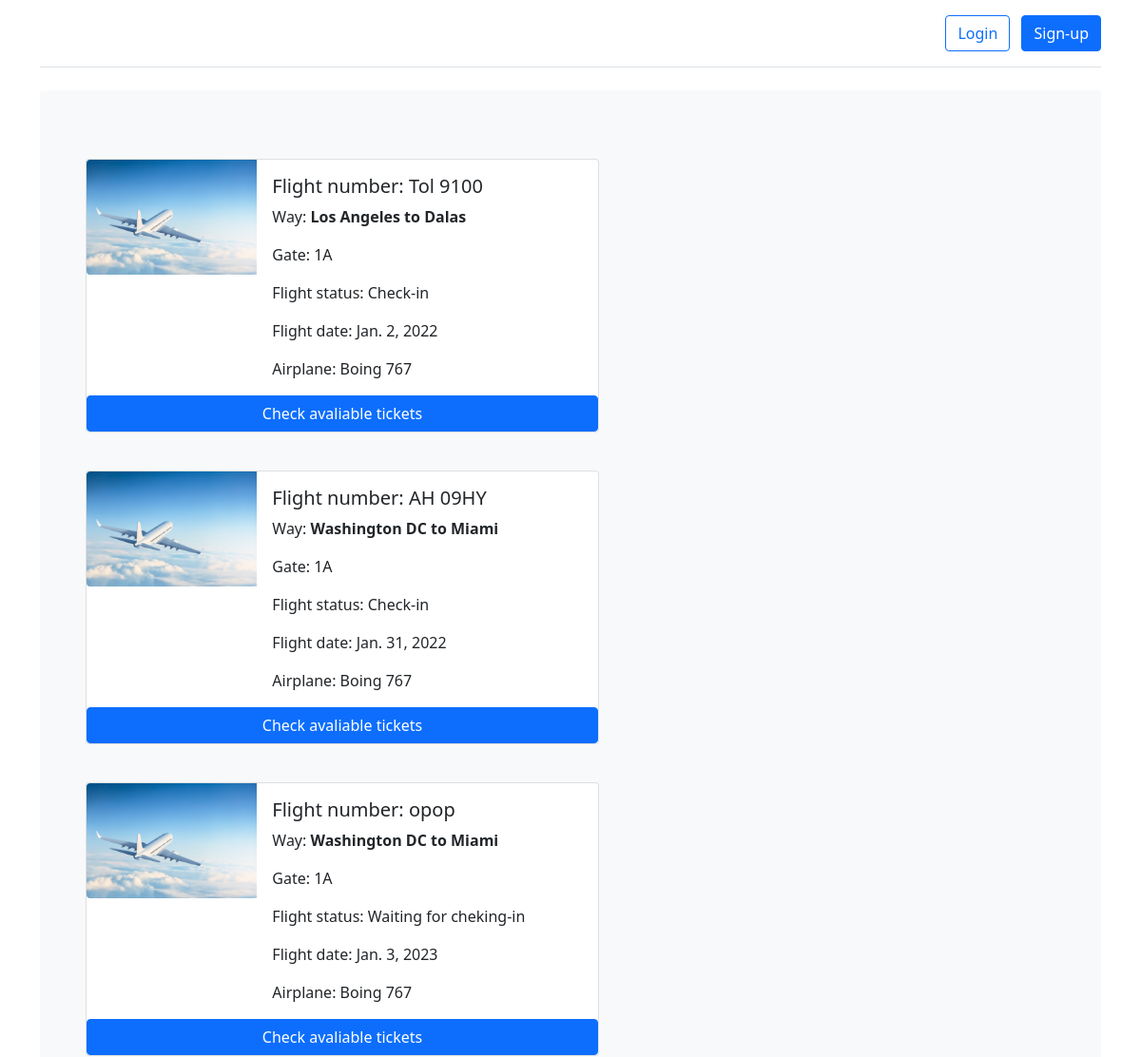
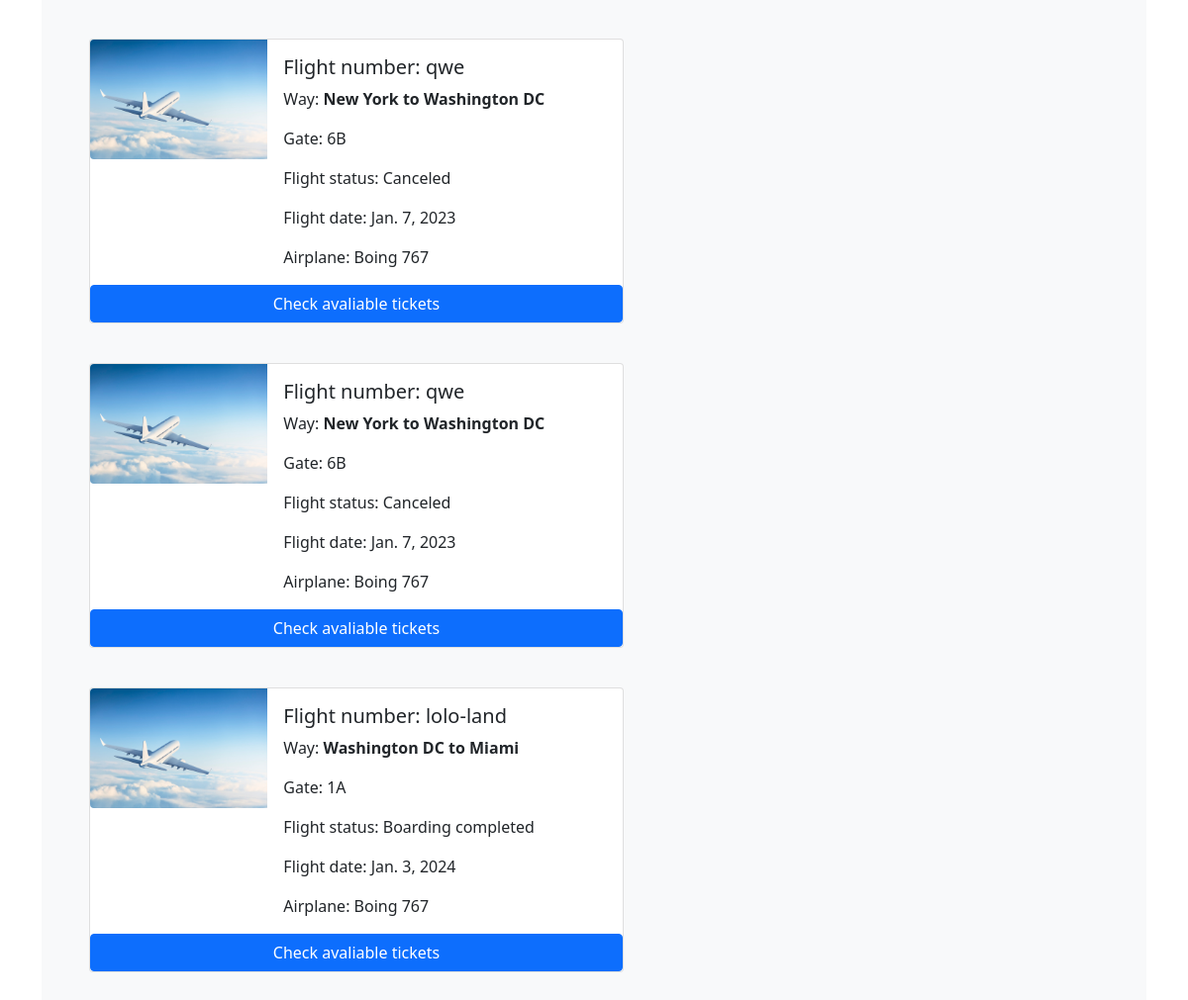
The page / on the database its author committed (2 pictures, top to bottom).
### flights/models.py (models this page shows, shortened)
class Flight(models.Model):
    DEST_CHOICES = (
        ('New York to Washington DC', 'New York to Washington DC'),
        ('Washington DC to Miami', 'Washington DC to Miami'),
        ('Los Angeles to Dalas', 'Los Angeles to Dalas'),
    )
    GATE_CHOICES = (
        ('24F', '24F'),
        ('1A', '1A'),
        ('14D', '14D'),
        ('6B', '6B'),
    )
    STATUS_CHOICES = (
        ('Waiting for cheking-in', 'Waiting for cheking-in'),
        ('Check-in', 'Check-in'),
        ('Boarding', 'Boarding'),
        ('Boarding completed', 'Boarding completed'),
        ('Delayed', 'Delayed'),
        ('Canceled', 'Canceled'),
    )
    id = models.UUIDField(
            primary_key=True, default=uuid.uuid4, editable=False)
    number = models.CharField(max_length=101, null=True, blank=False)
    destinations = models.CharField(choices=DEST_CHOICES, max_length=100, blank=False)
    gate = models.CharField(choices=GATE_CHOICES, max_length=10, blank=True)
    flight_status = models.CharField(choices=STATUS_CHOICES, max_length=100, blank=False)
    date = models.DateField()
    airplane_id = models.ForeignKey(AirPlane, on_delete=models.CASCADE)

class AirPlane(models.Model):
    id = models.UUIDField(
        primary_key=True, default=uuid.uuid4, editable=False)
    name = models.CharField(max_length=100,null=True, blank=True)

### flights/views.py (the view)
# urls.py: path('', FlightsView.as_view(), name='index'),
class FlightsView(TemplateView):
    template_name = 'index.html'
    def get_context_data(self,*args, **kwargs):
        context = super().get_context_data(*args, **kwargs)
        context['flights'] = Flight.objects.all()
        return context

### config/templates/index.html (shortened to what this page needs)
{% extends 'base.html' %}
{% load static %}
{%block content%}
<br>
{% for flight in flights %}
<div class="card mb-3" style="max-width: 540px;">
  <div class="row g-0">
    <div class="col-md-4">
      <img src="{%static 'img/plane.jpg'%}" class="img-fluid rounded-start" alt="...">
    </div>
    <div class="col-md-8">
      <div class="card-body">
        <h5 class="card-title">Flight number: {{flight.number}}</h5>
        <p class="card-text">Way: <b>{{flight.destinations}}</b></p>
        <p class="card-text">Gate: {{flight.gate}}</p>
        <p class="card-text">Flight status: {{flight.flight_status}}</p>
        <p class="card-text">Flight date: {{flight.date}}</p>
        <p class="card-text">Airplane: {{flight.airplane_id.name}}</p>
      </div>
    </div>
  </div>
  <a class="btn btn-primary" href="{%url 'ticket' flight.id%}" role="button">Check avaliable tickets</a>
</div>
<br>
{% endfor %}
{%endblock%}

### config/templates/base.html (shortened to what this page needs)
{%load static%}
<!DOCTYPE html>
<html>
  <head>
    <link href="https://cdn.jsdelivr.net/npm/bootstrap@5.1.3/dist/css/bootstrap.min.css" rel="stylesheet">
  </head>
  <body>
    <div class="container">
      <header class="d-flex flex-wrap align-items-center justify-content-center justify-content-md-between py-3 mb-4 border-bottom">
        <a href="/" class="d-flex align-items-center col-md-3 mb-2 mb-md-0 text-dark text-decoration-none">
          <svg class="bi me-2" width="40" height="32" role="img" aria-label="Bootstrap"><use xlink:href="#bootstrap"></use></svg>
        </a>
        <div class="col-md-3 text-end">
          {% if user.is_authenticated%}
          <a href="{% url 'logout' %}"><button type="button" class="btn btn-outline-primary me-2">Logout</button></a>
          <a href="{%url 'shopcard' %}"><button type="button" class="btn btn-outline-primary me-2">Shop Card</button></a>
          {%else%}
          <a href="{% url 'login' %}"><button type="button" class="btn btn-outline-primary me-2">Login</button></a>
          <a href="{% url 'signup' %}"><button type="button" class="btn btn-primary">Sign-up</button></a>
          {%endif%}
        </div>
      </header>
    </div>
    <main class="container">
      <div class="bg-light p-5 rounded">
        {%block content%}
        {%endblock%}
      </div>
    </main>
  </body>
</html>

### rows shown on the page
Flight: number "Tol 9100", destinations "Los Angeles to Dalas", gate "1A", flight_status "Check-in", date "Jan. 2, 2022", airplane_id.name "Boing 767"
Flight: number "AH 09HY", destinations "Washington DC to Miami", gate "1A", flight_status "Check-in", date "Jan. 31, 2022", airplane_id.name "Boing 767"
Flight: number "opop", destinations "Washington DC to Miami", gate "1A", flight_status "Waiting for cheking-in", date "Jan. 3, 2023", airplane_id.name "Boing 767"
Flight: number "qwe", destinations "New York to Washington DC", gate "6B", flight_status "Canceled", date "Jan. 7, 2023", airplane_id.name "Boing 767"
Flight: number "qwe", destinations "New York to Washington DC", gate "6B", flight_status "Canceled", date "Jan. 7, 2023", airplane_id.name "Boing 767"
Flight: number "lolo-land", destinations "Washington DC to Miami", gate "1A", flight_status "Boarding completed", date "Jan. 3, 2024", airplane_id.name "Boing 767"
